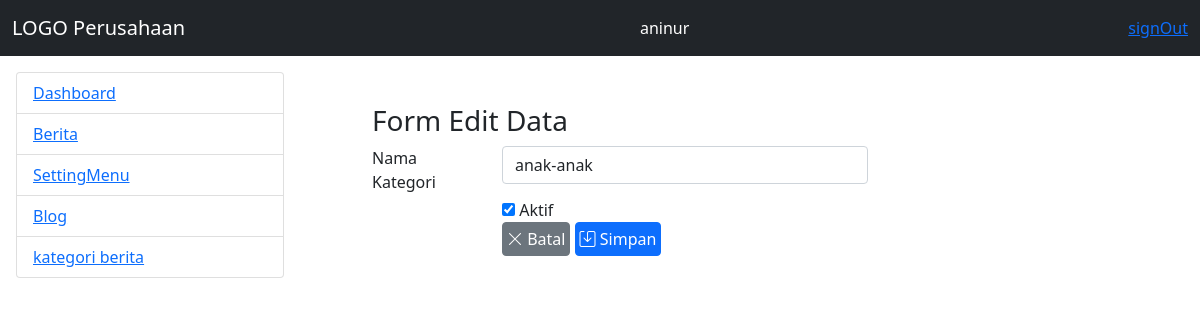
The app's page /admin/home.php?modul=kategori&act=edit&id=10 (signed in) with its own data.
### tables this page shows
CREATE TABLE `mst_menu` (
  `idmenu` int(11) NOT NULL AUTO_INCREMENT,
  `nmmenu` varchar(20) NOT NULL,
  `link` varchar(30) NOT NULL,
  `is_active` tinyint(4) NOT NULL,
  PRIMARY KEY (`idmenu`)
);

CREATE TABLE `mst_kategoriblog` (
  `id_kategori` int(11) NOT NULL AUTO_INCREMENT,
  `nm_kategori` varchar(50) NOT NULL,
  `is_active` int(2) NOT NULL,
  PRIMARY KEY (`id_kategori`)
);

### admin/kategori/kategorictrl.php (called while the page is built, shortened)
<?php
if(isset($_GET['act']) && ($_GET['act']== "add")){
	$judul = "Form Input Data";
}
else if(isset($_GET['act']) && ($_GET['act']== "edit")){
	$judul = "Form Edit Data";
	$idkey = $_GET['id'];
	$qdata = mysqli_query($connect_db,"select * from mst_kategoriblog where id_kategori=$idkey")or die(mysqli_error($connect_db));
	$data = mysqli_fetch_array($qdata);
	$aktif = $data['is_active'];
	if($aktif == 1){
		$check = "checked";
	}
	else{
		$check = "";
	}
}
?>

### admin/menu.php (the view, shortened to what this page needs)
<!DOCTYPE html>
<html lang="en">
<head>
</head>
<body>
	<?php
	$qry_menu = mysqli_query($connect_db, "select * from mst_menu") or die("view menu".mysqli_error($connect_db));
	?>
	<ul class="list-group">
		<?php
		while($row = mysqli_fetch_array($qry_menu)){
		?>
		<li class="list-group-item">
			<a href="?modul=<?= $row['link']; ?>"><?= $row['nmmenu']; ?></a>
		</li>
		<?php } ?>
	</ul>
</body>
</html>

### admin/kategori/index.php (shortened to what this page needs)
<?php
    include_once("kategorictrl.php");
    if(!isset($_GET['act'])){
?>
<link rel="stylesheet" href="../../assets/bootstrap5/css/bootstrap.min.css">
<a href="?modul=kategori&act=add" class="btn btn-primary btn-xs mb-1">Tambah Data</a>
<table class="table table-bordered">
	<tr>
		<th>ID kategori</th>
		<th>Nama Kategori</th>
		<th>is Active</th>
		<th>Action</th>
	</tr>
	<?php
	$qry_listmenu = mysqli_query($connect_db,"select * from mst_kategoriblog order by id_kategori ASC")
			or die("gagal akses table mst_kategoriblog ".mysqli_error($connect_db));
	while($row = mysqli_fetch_array($qry_listmenu)){
	?>
	<tr>
		<td><?php echo $row['id_kategori']; ?></td>
		<td><?= $row['nm_kategori']; ?></td>
		<td><?= $row['is_active']; ?></td>
		<td>
			<a href="?modul=kategori&act=edit&id=<?= $row['id_kategori']; ?>" class="btn btn-xs btn-primary p-1"><i
					class="bi bi-pencil-square"></i>Edit</a>
			<a href="?modul=kategori&act=delete&id=<?= $row['id_kategori']; ?>" class="btn btn-xs btn-primary p-1">
				<i class="bi bi-trash"></i>Delete</a>
		</td>
	</tr>
	<?php
		}
	?>
</table>
<?php
 }
 else if(isset($_GET['act']) && ($_GET['act']== "edit")){
?>
<div class="container-fluid">
	<h3><?php echo $judul; ?></h3>
	<form action="kategori/kategorictrl.php?modul=kategori&act=update" method="post">
		<div class="row mb-1">
			<label for="" class="col-md-2">Nama Kategori</label>
			<div class="col-md-6">
				<input type="text" name="txt_nmkategori" id="txt_nmkategori" class="form-control"
					value="<?php echo $data['nm_kategori']; ?>">
			</div>
		</div>
		<div class="row">
			<div class="col-md-2"></div>
			<div class="col-md-6">
				<input type="checkbox" name="ck_aktif" id="ck_aktif" <?= $check; ?>> Aktif
			</div>
		</div>
		<div class="row">
			<div class="col-md-2"></div>
			<div class="col-md-6">
				<button type="reset" name="btnreset" value="btnbatal" class="btn btn-xs btn-secondary p-1">
					<i class="bi bi-x-lg"></i> Batal</a></button>
				<button type="submit" name="btnsimpan" value="btnsimpan" class="btn btn-xs btn-primary p-1">
					<i class="bi bi-save"></i> Simpan</a></button>
			</div>
		</div>
	</form>
</div>
<?php } ?>

### records on screen
mst_menu: nmmenu "Dashboard"
mst_menu: nmmenu "Berita"
mst_menu: nmmenu "SettingMenu"
mst_menu: nmmenu "Blog"
mst_menu: nmmenu "kategori berita"
mst_kategoriblog: txt_nmkategori "anak-anak"

### other values on screen
$_SESSION['userlogin'] "aninur"
$judul "Form Edit Data"
